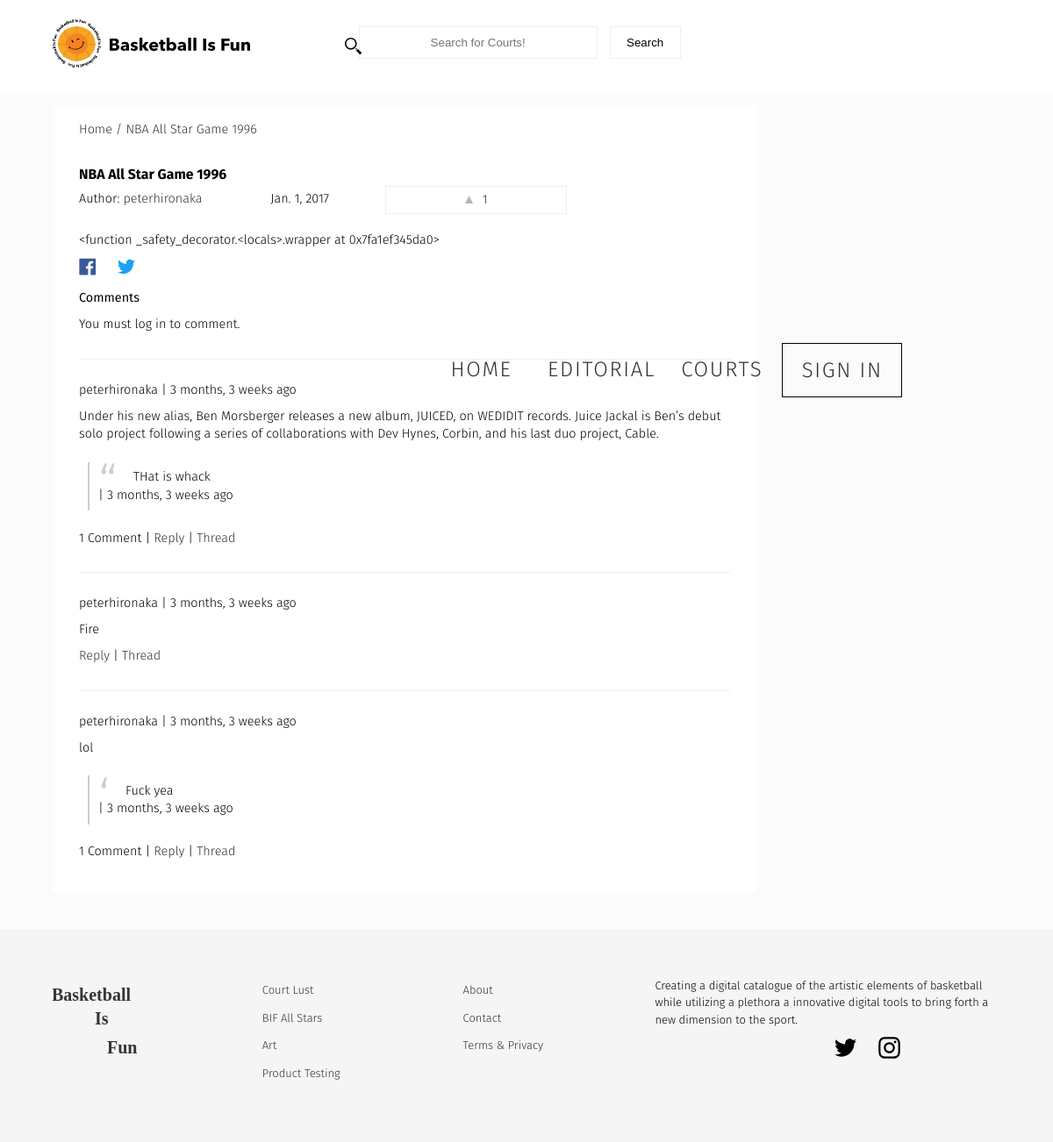
The page /forum/nba-all-star-game-1996/ on the database its author committed.
### forum/models.py (models this page shows, shortened)
class Forum(models.Model):
    user = models.ForeignKey(settings.AUTH_USER_MODEL, default=1)
    title = models.CharField(max_length=120)
    slug = models.SlugField(unique=True)
    height_field = models.IntegerField(default=0)
    width_field = models.IntegerField(default=0)
    content = models.TextField()
    likes = models.ManyToManyField(settings.AUTH_USER_MODEL, blank=True, related_name='forum_likes')
    draft = models.BooleanField(default=False)
    publish = models.DateField(auto_now=False, auto_now_add=False)
    updated = models.DateTimeField(auto_now=True, auto_now_add=False)
    timestamp = models.DateTimeField(auto_now=False, auto_now_add=True)
    objects = ForumManager()
    def get_absolute_url(self):
        return reverse("forum:detail", kwargs={"slug": self.slug})
    def get_like_url(self):
        return reverse("forum:like-toggle", kwargs={"slug": self.slug})
    def get_api_like_url(self):
        return reverse("forum:like-api-toggle", kwargs={"slug": self.slug})
    class Meta:
        ordering = ["-timestamp", "-updated"]
    def get_markdown(self):
        content = self.content
        markdown_text = markdown(content)
        return mark_safe(markdown_text)
    @property
    def comments(self):
        instance = self
        qs = Comment.objects.filter_by_instance(instance)
        return qs
    @property
    def get_content_type(self):
        instance = self
        content_type = ContentType.objects.get_for_model(instance.__class__)
        return content_type

### comments/models.py (models this page shows, shortened)
class Comment(models.Model):
    user        = models.ForeignKey(settings.AUTH_USER_MODEL, default=1)
    content_type = models.ForeignKey(ContentType, on_delete=models.CASCADE)
    object_id = models.PositiveIntegerField()
    content_object = GenericForeignKey('content_type', 'object_id')
    parent      = models.ForeignKey("self", null=True, blank=True)
    content     = models.TextField()
    timestamp   = models.DateTimeField(auto_now_add=True)
    objects = CommentManager()
    class Meta:
        ordering = ['-timestamp']
    def get_absolute_url(self):
        return reverse("comments:thread", kwargs={"id": self.id})
    def children(self): #replies
        return Comment.objects.filter(parent=self)

### forum/views.py (the view, shortened to what this page needs)
# urls.py: url(r'^forum/(?P<slug>[\w-]+)/$', forum_detail, name='detail'),
def forum_detail(request, slug=None):
	instance = get_object_or_404(Forum, slug=slug)
	if instance.publish > timezone.now().date() or instance.draft:
		if not request.user:
			raise Http404
	share_string = quote_plus(instance.content)
	initial_data = {
			"content_type": instance.get_content_type,
			"object_id": instance.id
	}
	form = CommentForm(request.POST or None, initial=initial_data)
	comments = instance.comments
	context = {
		"title": instance.title,
		"instance": instance,
		"share_string": share_string,
		"comments": comments,
		"comment_form":form,
	}
	return render(request, "forum_detail.html", context)

### comments/forms.py
class CommentForm(forms.Form):
	content_type = forms.CharField(widget=forms.HiddenInput)
	object_id = forms.IntegerField(widget=forms.HiddenInput)
	content = forms.CharField(label='',	widget=forms.Textarea)

### comments/models.py (called while the page is built)
    def filter_by_instance(self, instance):
        content_type = ContentType.objects.get_for_model(instance.__class__)
        obj_id = instance.id
        qs = super(CommentManager, self).filter(content_type=content_type, object_id= obj_id).filter(parent=None)
        return qs

### posts/templatetags/urlify.py (called while the page is built)
@register.filter
def urlify(value):
	return quote_plus(value)

### templates/forum_detail.html (shortened to what this page needs)
{% extends "base.html" %}
{% load urlify %}
{% load crispy_forms_tags %}
 {% block container-page %}forum-detail{% endblock container-page %}
{% block post_detail_link %}
<div class="forum-content--detail">
    <ol class="breadcrumb">
        <li ><a href='{% url "forum:list" %}'>Home /</a> </li>
        <li><a href='{{ instance.get_absolute_url }}'> {{instance.title}} </a></li>
    </ol>
{% endblock  %}
{% block content %}
<div class="forum-content--post">
<h3>{{ title }} <small>{% if instance.draft %}<span style='color:red;'>Draft</span> {% endif %}</small></h3>
<div class="caption">
<p>Author: <a href="/profiles/{{ instance.user }}">{{ instance.user }}</a></p>
<p>{{ instance.publish }}</p>
<a class='like-btn' data-href='{{ instance.get_api_like_url }}' data-likes='{{ instance.likes.count }}' href='{{ instance.get_like_url }}'>  {{ instance.likes.count }} </a>
    </div>
   <div class='post-detail-item'>{{ instance.get_markdown }}</div>
<a href="https://www.facebook.com/sharer/sharer.php?u={{ request.build_absolute_uri }}={{ share_string }}">
</a>
<a href="https://twitter.com/home?status={{ instance.content|truncatechars:80|urlify }}%20{{ request.build_absolute_uri }}={{ share_string }}">
</a>
    <div>
        <p class='lead'>Comments</p>
        {% if request.user.is_authenticated %}
        <form method="POST" action="."> {% csrf_token %}
            {{ comment_form|crispy }}
            <input type='submit' value='Post comment' class='search-button '>
        </form>
        {% else %}
        <p>You must log in to comment.</p>
        {% endif %}
        {% for comment in comments %}
        <div class="forum-content--comments">
          <p> {{ comment.user }} | {{ comment.timestamp|timesince }} ago  </p>
          <p>{{ comment.content }}</p>
           {% for child_comment in comment.children %}
                <blockquote>
                <p>{{ child_comment.content }}</p>
                <div> | {{ child_comment.timestamp|timesince }} ago</div>
                </blockquote>
             {% endfor %}
          <div> {% if comment.children.count > 0 %}{{ comment.children.count }} Comment{% if comment.children.count > 1 %}s{% endif %} | {% endif %} <a class='comment-reply-btn' href='#'>Reply</a> | <a class='' href='{{ comment.get_absolute_url }}'>Thread</a></div>
        </div>
        {% endfor %}
    </div>
</div>
</div>
{% endblock content %}

### static/css/base.css (style rules this page uses)
html, body { min-height: 100%; margin: 0; }
body { font-family: 'Fira Sans', sans-serif; margin: 0; border: 0; padding: 0; font-weight: 300; -webkit-text-size-adjust: 100%; -webkit-font-feature-settings: "kern" 1; -moz-font-feature-settings: "kern" 1; -o-font-feature-settings: "kern" 1; font-feature-settings: "kern" 1; font-kerning: normal; background-color: #fbfbfb; line-height: 1.4; font-size: .9em; overflow-x: hidden; }
a { color: #333; text-decoration: none; }
p { margin: 10px 0; }
h1, h2, h3, h4 { margin: 0; }
li { list-style: none; }
blockquote { border-left: 2px solid #ccc; margin: 1.5em 10px; padding: 0.5em 10px; quotes: "\201C""\201D""\2018""\2019"; }
blockquote:before { color: #ccc; content: open-quote; font-size: 4em; line-height: 0.1em; margin-right: 0.25em; vertical-align: -0.4em; }
blockquote p { display: inline; }
.breadcrumb { background: white; padding: 15px 0px; margin: 3px 0; }
.breadcrumb li { display: inline; }
h3 { font-size: 1.1em; line-height: 1; margin: 0; padding: 8px 0 0; }
.lead { font-weight: 400; }
.post-detail-item { max-width: 80%; padding: 10px 0; }
.forum-content--detail { grid-column: 1 / 4; margin:1em 0 0; background: white; max-width: 100%; }
.forum-content--detail .breadcrumb, .court-listing.breadcrumb { padding-left: 30px; }
.like-btn, .forum-content--icon { padding: 5px; margin: 5px 11px 10px 0px; text-align: center; border: 1px solid #eee; -webkit-transition: all 0.1s ease 0s; -moz-transition: all 0.1s ease 0s; -o-transition: all 0.1s ease 0s; transition: all 0.1s ease 0s; }
.forum-content--post , .page-content--full { background: white; padding: 7px 30px; margin: 0; }
.forum-content--comments { margin: 2em 0; padding: 1em 0 0 0; border-top: 1px solid #eee; }
.caption { display: grid; grid-template-columns: 1fr .6fr 1fr .4fr .4fr ; padding: 0; }
.caption p { height: auto; }
.caption a svg { margin-right: 7px; }
.social { max-width: 20px; margin-left: 20px; }

### rows shown on the page
Forum: title "NBA All Star Game 1996", user "peterhironaka", publish "Jan. 1, 2017", likes.count "1", get_markdown "<function _safety_decorator.<locals>.wrapper at 0x7fa1ef345da0>"
Comment: user "peterhironaka", timestamp "3 months, 3 weeks", content "Under his new alias, Ben Morsberger releases a new album, JUICED, on WEDIDIT records. Juice Jackal is Ben’s debut solo project following a series of collaborations with Dev Hynes, Corbin, and his last duo project, Cable.", children.count "1"
Comment: content "THat is whack", timestamp "3 months, 3 weeks"
Comment: user "peterhironaka", timestamp "3 months, 3 weeks", content "Fire"
Comment: user "peterhironaka", timestamp "3 months, 3 weeks", content "lol", children.count "1"
Comment: content "Fuck yea", timestamp "3 months, 3 weeks"
